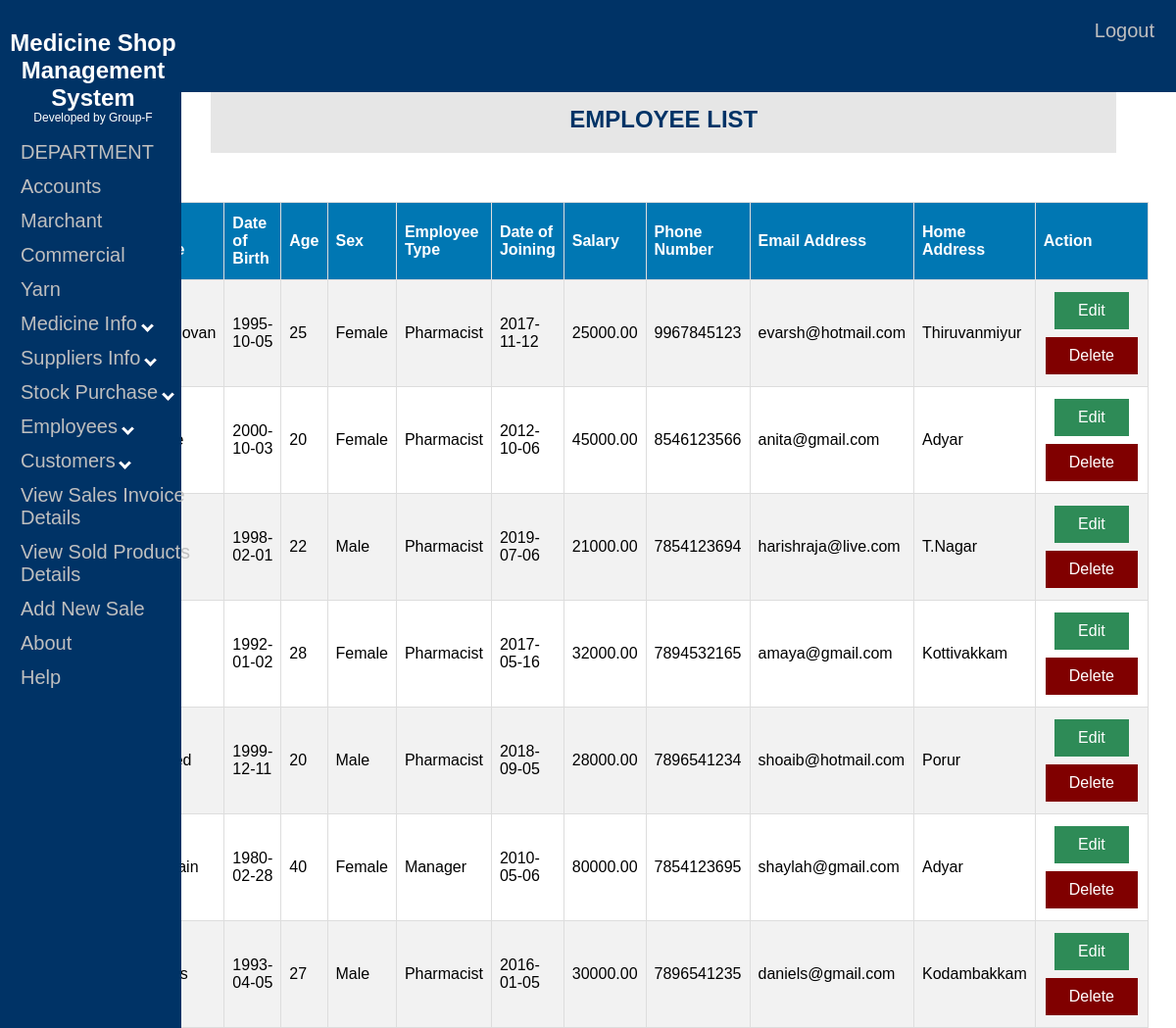
Page /employee-view.php on the committed database.
### tables this page shows
CREATE TABLE `employee` (
  `E_ID` decimal(7,0) NOT NULL,
  `E_FNAME` varchar(30) NOT NULL,
  `E_LNAME` varchar(30) DEFAULT NULL,
  `BDATE` date NOT NULL,
  `E_AGE` int(11) NOT NULL,
  `E_SEX` varchar(6) NOT NULL,
  `E_TYPE` varchar(20) NOT NULL,
  `E_JDATE` date NOT NULL,
  `E_SAL` decimal(8,2) NOT NULL,
  `E_PHNO` decimal(10,0) NOT NULL,
  `E_MAIL` varchar(40) DEFAULT NULL,
  `E_ADD` varchar(40) DEFAULT NULL
);

### employee-view.php (the view, shortened to what this page needs)
<!DOCTYPE html>
<html>
<head>
<link rel="stylesheet" type="text/css" href="nav2.css">
<link rel="stylesheet" type="text/css" href="table1.css">
</head>
<body>
<?php require('commom.php'); ?>
	<div class="topnav">
		<a href="logout.php">Logout</a>
	</div>
	<center>
	<div class="head">
	<h2> EMPLOYEE LIST</h2>
	</div>
	</center>
	<table align="right" id="table1" style="margin-right:20px;">
		<tr>
			<th>Employee ID</th>
			<th>First Name</th>
			<th>Last Name</th>
			<th>Date of Birth</th>
			<th>Age</th>
			<th>Sex</th>
			<th>Employee Type</th>
			<th>Date of Joining</th>
			<th>Salary</th>
			<th>Phone Number</th>
			<th>Email Address</th>
			<th>Home Address</th>
			<th>Action</th>
		</tr>
	<?php
	include "config.php";
	$sql = "SELECT e_id, e_fname, e_lname, bdate, e_age, e_sex, e_type, e_jdate, e_sal, e_phno, e_mail, e_add FROM employee where e_id<>1";
	$result = $conn->query($sql);
	if ($result->num_rows > 0) {
	while($row = $result->fetch_assoc()) {
	echo "<tr>";
		echo "<td>" . $row["e_id"]. "</td>";
		echo "<td>" . $row["e_fname"] . "</td>";
		echo "<td>" . $row["e_lname"] . "</td>";
		echo "<td>" . $row["bdate"] . "</td>";
		echo "<td>" . $row["e_age"]. "</td>";
		echo "<td>" . $row["e_sex"]. "</td>";
		echo "<td>" . $row["e_type"]. "</td>";
		echo "<td>" . $row["e_jdate"]. "</td>";
		echo "<td>" . $row["e_sal"]. "</td>";
		echo "<td>" . $row["e_phno"]. "</td>";
		echo "<td>" . $row["e_mail"]. "</td>";
		echo "<td>" . $row["e_add"]. "</td>";
		echo "<td align=center>";
		echo "<a class='button1 edit-btn' href=employee-update.php?id=".$row['e_id'].">Edit</a>";
		echo "<a onclick='return confirm('Are you sure to delete?');' class='button1 del-btn' href=employee-delete.php?id=".$row['e_id'].">Delete</a>";
		echo "</td>";
	echo "</tr>";
	}
	echo "</table>";
}
	?>
</body>
</html>

### nav2.css (style rules this page uses)
.topnav { overflow: hidden; background-color: #003366; margin:0px; vertical-align:top; width: 100%; height:9%; position: fixed; x-index: 1; top: 0; left: 0; }
.topnav a { float: right; text-align: center; padding: 20px 22px; text-decoration: none; font-size: 20px; font-family:Arial; color: #bfbfbf; display: block; border: none; background: none; cursor: pointer; outline: none; }
div.head { width:78%; font-family:Arial; background-color:#e6e6e6; color:#003366; float:right; margin-top:80px; margin-right:53px; margin-left:0px; top: 0; right: 0; overflow:hidden; }

### table1.css (style rules this page uses)
#table1 { font-family: Arial; border-collapse: collapse; margin-top:50px; margin-right:25px; width: 70%; overflow:auto; }
#table1 td, #table1 th { border: 1px solid #ddd; padding: 8px; }
#table1 tr:nth-child(even) { background-color: #f2f2f2; }
#table1 th { padding-top: 12px; padding-bottom: 12px; text-align: left; background-color: #0077b3; color: white; }
.button1 { border:none; color: white; padding: 10px 24px; text-align: center; text-decoration: none; display: inline-block; margin: 4px 2px; cursor: pointer; }
.edit-btn { background-color:#2E8B57; }
.del-btn { background-color:#800000; }

### rows in the picture
employee: BDATE "1995-10-05", E_AGE "25", E_SEX "Female", E_TYPE "Pharmacist", E_JDATE "2017-11-12", E_SAL "25000.00", E_PHNO "9967845123", E_MAIL "evarsh@hotmail.com", E_ADD "Thiruvanmiyur"
employee: BDATE "2000-10-03", E_AGE "20", E_SEX "Female", E_TYPE "Pharmacist", E_JDATE "2012-10-06", E_SAL "45000.00", E_PHNO "8546123566", E_MAIL "anita@gmail.com", E_ADD "Adyar"
employee: BDATE "1998-02-01", E_AGE "22", E_SEX "Male", E_TYPE "Pharmacist", E_JDATE "2019-07-06", E_SAL "21000.00", E_PHNO "7854123694", E_MAIL "harishraja@live.com", E_ADD "T.Nagar"
employee: BDATE "1992-01-02", E_AGE "28", E_SEX "Female", E_TYPE "Pharmacist", E_JDATE "2017-05-16", E_SAL "32000.00", E_PHNO "7894532165", E_MAIL "amaya@gmail.com", E_ADD "Kottivakkam"
employee: BDATE "1999-12-11", E_AGE "20", E_SEX "Male", E_TYPE "Pharmacist", E_JDATE "2018-09-05", E_SAL "28000.00", E_PHNO "7896541234", E_MAIL "shoaib@hotmail.com", E_ADD "Porur"
employee: BDATE "1980-02-28", E_AGE "40", E_SEX "Female", E_TYPE "Manager", E_JDATE "2010-05-06", E_SAL "80000.00", E_PHNO "7854123695", E_MAIL "shaylah@gmail.com", E_ADD "Adyar"
employee: BDATE "1993-04-05", E_AGE "27", E_SEX "Male", E_TYPE "Pharmacist", E_JDATE "2016-01-05", E_SAL "30000.00", E_PHNO "7896541235", E_MAIL "daniels@gmail.com", E_ADD "Kodambakkam"
